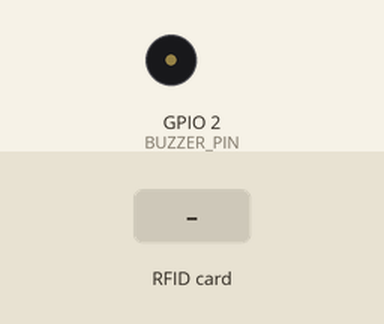
Recording of a sketch running on a simulated ESP32. On the bench: buzzer (waves = sounding, pin HIGH). The inputs (shaded band) are chosen by the test bench. WiFi joins after 1.5 s; servers stay silent unless stated; uploads are accepted with an empty reply; what the sketch prints to the serial monitor is not drawn.

Above: at 5.2 s.
5.3 s: RFID card 5E 7A 19 C4 held to the reader
At 5.58 s:
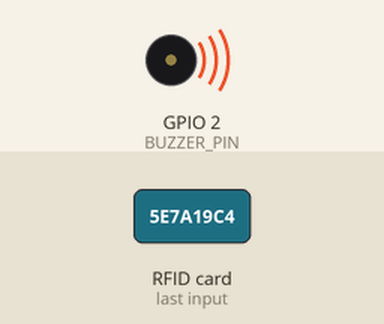
Timing chart, 0 to 8.3 s (numbered marks = the images above; inputs shaded):
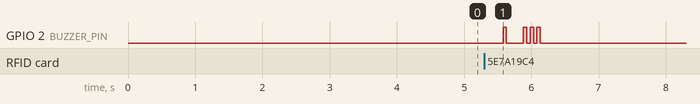

The sketch:

RFIDUriel.ino
```cpp
#include <Arduino.h>

#pragma region RFID Components

#include <SPI.h>
#include <MFRC522.h>

#define SS_PIN 21
#define RST_PIN 22
#define BUZZER_PIN 2

MFRC522 rfid(SS_PIN, RST_PIN);  // Instance of the class

MFRC522::MIFARE_Key key;

// Init array that will store new NUID
byte nuidPICC[4];
#pragma endregion

#pragma region HTTP Components

#include <WiFi.h>
#include <WiFiMulti.h>

#include <HTTPClient.h>

#define USE_SERIAL Serial

WiFiMulti wifiMulti;

#pragma endregion


void setup() {
  Serial.begin(9600);

  //HTTP
  for (uint8_t t = 4; t > 0; t--) {
    USE_SERIAL.printf("[SETUP] Espere %d...\n", t);
    USE_SERIAL.flush();
    delay(1000);
  }

  wifiMulti.addAP("CHENO", "123456789");

  //RFID
  SPI.begin();      // Init SPI bus
  rfid.PCD_Init();  // Init MFRC522

  for (byte i = 0; i < 6; i++) {
    key.keyByte[i] = 0xFF;
  }

  Serial.println(F("This code scan the MIFARE Classsic NUID."));
  Serial.print(F("Using the following key:"));
  printHex(key.keyByte, MFRC522::MF_KEY_SIZE);
  pinMode(BUZZER_PIN, OUTPUT);
}

void loop() {

  if ((wifiMulti.run() != WL_CONNECTED)) {
    Serial.print(F("Conection Refused...."));
    delay(1500);
    return;
  }

  // Reset the loop if no new card present on the sensor/reader. This saves the entire process when idle.
  if (!rfid.PICC_IsNewCardPresent())
    return;

  // Verify if the NUID has been readed
  if (!rfid.PICC_ReadCardSerial())
    return;

  EntryPass();
  Serial.print(F("PICC type: "));
  MFRC522::PICC_Type piccType = rfid.PICC_GetType(rfid.uid.sak);
  Serial.println(rfid.PICC_GetTypeName(piccType));

  // if (IsNewCard(nuidPICC, rfid.uid.uidByte)) {
  Serial.println(F("A new card has been detected."));

  // Store NUID into nuidPICC array
  for (byte i = 0; i < 4; i++) {
    nuidPICC[i] = rfid.uid.uidByte[i];
  }
  String data = RFIDHEX(rfid.uid.uidByte, rfid.uid.size);
  Serial.println(F("The NUID tag is:"));
  Serial.print(F("In hex: "));
  Serial.print(data);
  Serial.println();

  POST_RFID(data);

  //} else Serial.println(F("Card read previously."));

  // Halt PICC
  rfid.PICC_HaltA();

  // Stop encryption on PCD
  rfid.PCD_StopCrypto1();
}
```

DisplayValues.ino
```cpp
/**
 * Helper routine to dump a byte array as hex values to Serial.
 */
void printHex(byte *buffer, byte bufferSize) {

  for (byte i = 0; i < bufferSize; i++) {
    Serial.print(buffer[i] < 0x10 ? " 0" : " ");
    Serial.print(buffer[i], HEX);
  }
}

/**
 * Helper routine to dump a byte array as dec values to Serial.
 */
void printDec(byte *buffer, byte bufferSize) {
  for (byte i = 0; i < bufferSize; i++) {
    Serial.print(' ');
    Serial.print(buffer[i], DEC);
  }
}

String RFIDHEX(byte *buffer, byte bufferSize) {
  String value = "";
  int dataSize = sizeof(buffer);

  for (int i = 0; i < dataSize; i++) {
    char byteHex[3];                      // Almacena la representación hexadecimal de un byte
    sprintf(byteHex, "%02X ", buffer[i]);  // Convertir byte a hexadecimal
    value += byteHex;
  }

  return value;
}
```

Validations.ino
```cpp
bool IsNewCard(byte *nId, byte *pId) {
  if (pId[0] != nId[0] || pId[1] != nId[1] || pId[2] != nId[2] || pId[3] != nId[3])
    return true;
  return false;
}

void EntryPass() {
  digitalWrite(BUZZER_PIN, HIGH);
  delay(50);
  digitalWrite(BUZZER_PIN, LOW);
  }

void SuccessPass() {
  digitalWrite(BUZZER_PIN, HIGH);
  delay(50);
  digitalWrite(BUZZER_PIN, LOW);
  delay(50);
  digitalWrite(BUZZER_PIN, HIGH);
  delay(50);
  digitalWrite(BUZZER_PIN, LOW);
  delay(50);
  digitalWrite(BUZZER_PIN, HIGH);
  delay(50);
  digitalWrite(BUZZER_PIN, LOW);
}

void UnsuccessPass() {
  digitalWrite(BUZZER_PIN, HIGH);
  delay(600);
  digitalWrite(BUZZER_PIN, LOW);
  delay(250);
  digitalWrite(BUZZER_PIN, HIGH);
  delay(600);
  digitalWrite(BUZZER_PIN, LOW);
}
```

httpConn.ino
```cpp
String hostURI = "APP_URL:APP_PORT";

void GET_HW() {
  HTTPClient http;

  USE_SERIAL.print("[HTTP] begin...\n");
  // configure traged server and url
  //http.begin("https://www.howsmyssl.com/a/check", ca); //HTTPS
  http.begin(hostURI);  //HTTP

  USE_SERIAL.print("[HTTP] GET...\n");
  // start connection and send HTTP header
  int httpCode = http.GET();

  // httpCode will be negative on error
  if (httpCode > 0) {
    // HTTP header has been send and Server response header has been handled
    USE_SERIAL.printf("[HTTP] GET... code: %d\n", httpCode);

    // file found at server
    if (httpCode == HTTP_CODE_OK) {
      String payload = http.getString();
      USE_SERIAL.println(payload);
    }
  } else
    USE_SERIAL.printf("[HTTP] GET... failed, error: %s\n", http.errorToString(httpCode).c_str());


  http.end();
}
void POST_RFID(String data) {
  HTTPClient http;

  USE_SERIAL.print("[HTTP] begin...\n");
  // configure traged server and url
  //http.begin("https://www.howsmyssl.com/a/check", ca); //HTTPS
  http.begin(hostURI);  //HTTP
  http.addHeader("Content-Type", "text/plain");
  USE_SERIAL.print("[HTTP] POST...\n");
  // start connection and send HTTP header
  //int httpCode = http.POST("{\"rfid\":\"" + data + " \"}");
  int httpCode = http.POST(data);

  // httpCode will be negative on error
  if (httpCode > 0) {
    // HTTP header has been send and Server response header has been handled
    USE_SERIAL.printf("[HTTP] POST... code: %d\n", httpCode);

    // file found at server
    if (httpCode == HTTP_CODE_OK) {
      String payload = http.getString();
      USE_SERIAL.println(payload);
      if(payload == "Error") UnsuccessPass();
      else SuccessPass();
    }
  } else
    USE_SERIAL.printf("[HTTP] POST... failed, error: %s\n", http.errorToString(httpCode).c_str());


  http.end();
}
```
